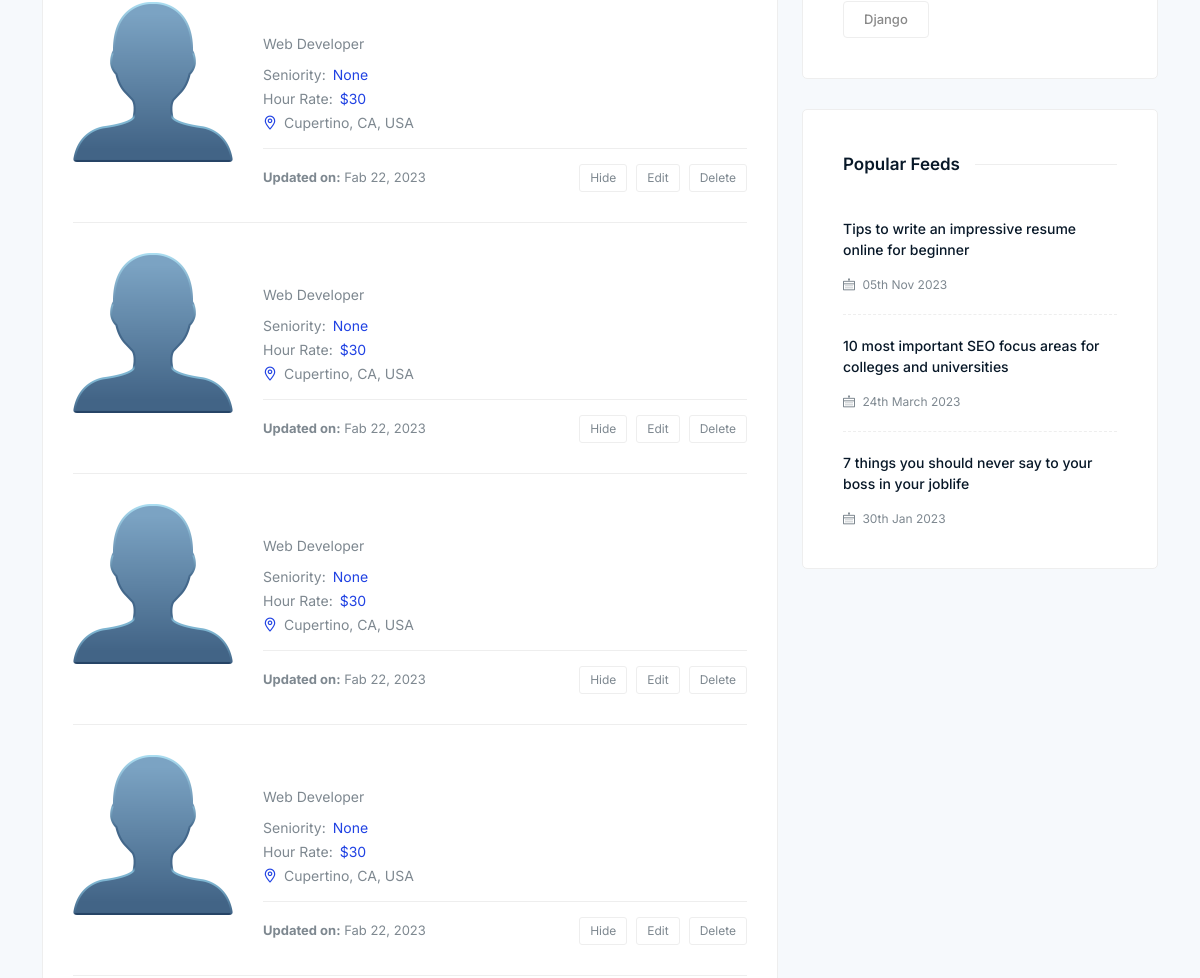
Before: /jobseeker/all/ (middle part) with the older database file.
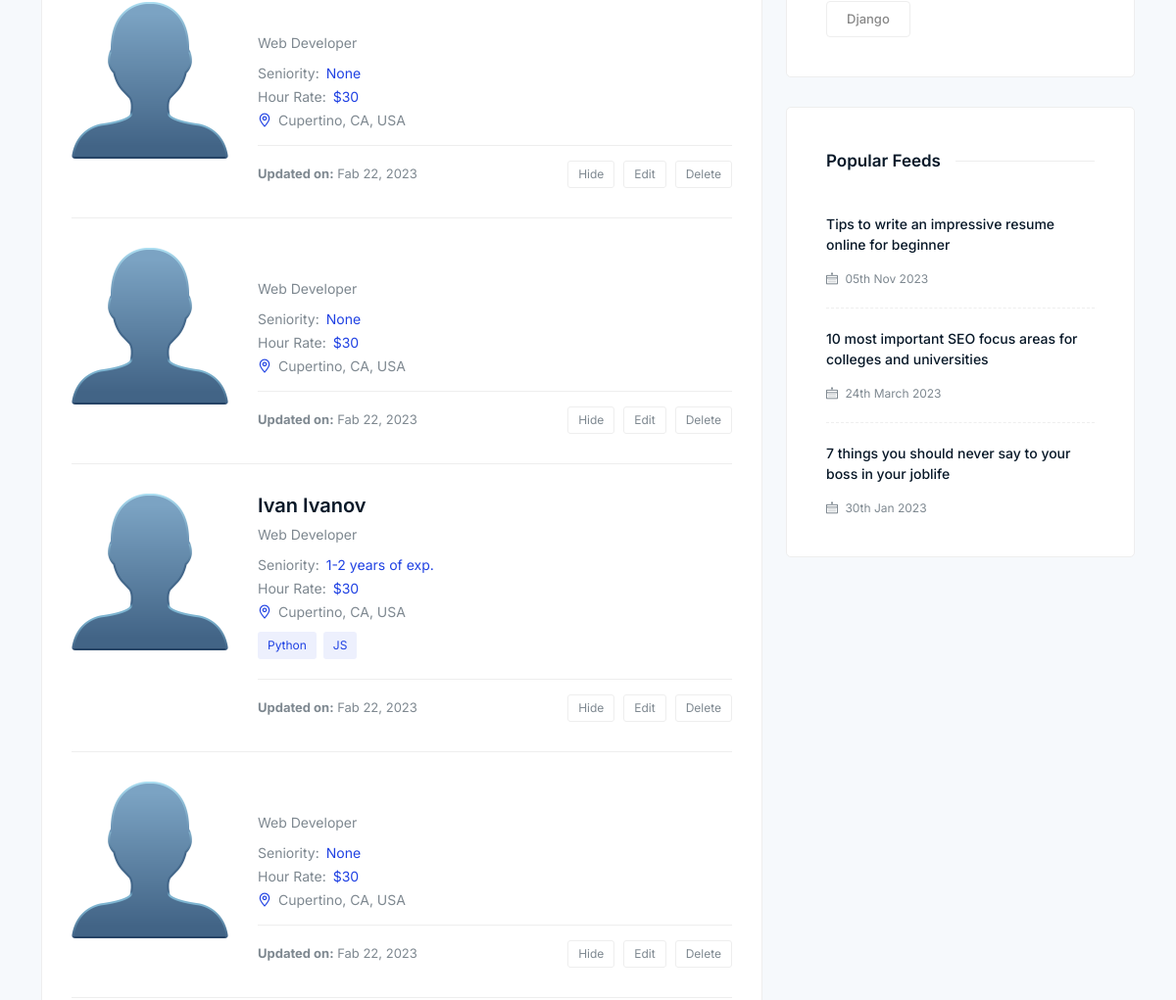
After: the same page with the newer database file.
### jobsPy/jobseekers/models.py (models this page shows, shortened)
class JobSeeker(models.Model):
    user = models.OneToOneField(UserModel, on_delete=models.CASCADE)
    first_name = models.CharField(max_length=50, blank=False, null=False)
    last_name = models.CharField(max_length=50, blank=False, null=False)
    city = models.CharField(max_length=50, blank=False, null=False)
    nationality = models.CharField(max_length=50, blank=False, null=False)
    occupation = models.CharField(max_length=50, blank=False, null=False)
    seniority = models.ForeignKey(Seniority, on_delete=models.SET_NULL, blank=True, null=True)
    website = models.URLField(max_length=70, blank=True, null=True)
    linkedin = models.URLField(blank=False, null=False, max_length=50)
    github = models.URLField(blank=False, null=False, max_length=50)
    about = RichTextField(blank=False, null=False)
    phone_number = models.CharField(max_length=50, blank=True, null=True)
    profile_picture = models.ImageField(
        blank=True, null=True, upload_to='images/profile')
    gender = models.CharField(blank=False, null=False,
                              choices=GENDER_TYPE, max_length=1)
    marital_status = models.CharField(blank=False, null=False, max_length=20, choices=MARITAL_STATUS)
    skills = models.ManyToManyField(Skills, related_name="skills")

### jobsPy/jobs/models.py (models this page shows, shortened)
class Skills(models.Model):
    name = models.CharField(blank=True, null=True, max_length=20)

### jobsPy/main/models.py (models this page shows)
class Seniority(models.Model):
    name = models.CharField(max_length=100)
    def __str__(self):
        return self.name

### jobsPy/jobseekers/views.py (the view)
# urls.py: path("all/", AllEmployees.as_view(), name="all-employees"),
class AllEmployees(ListView):
    model = JobSeeker
    template_name = "job_seekers/all_jobseekers.html"
    paginate_by = 10
    def get_queryset(self):
        queryset = super().get_queryset()
        city = self.request.GET.get('city')
        if city:
            queryset = queryset.filter(city__icontains=city)
        skill_name = self.request.GET.get('skill')
        if skill_name:
            queryset = queryset.filter(skills__name=skill_name)
        return queryset
    def get_context_data(self, **kwargs):
        context = super().get_context_data(**kwargs)
        context['skills'] = Skills.objects.all()
        return context

### templates/job_seekers/all_jobseekers.html (shortened to what the changed rows need)
{% extends 'base.html' %}
{% load static %}
{% block main_content %}
    <div class="manage-resumes section">
        <div class="container">
            <div class="resume-inner">
                <div class="row">
                    <div class="col-lg-8 col-12">
                        <div class="inner-content">
                            {% for jobseeker in object_list %}
                            <div class="resume-item">
                            {% if jobseeker.profile_picture %}
                                <img src="{{ jobseeker.profile_picture.url}}" alt="Candidate">
                                {% else %}
                                       <img src="{% static 'images/clients/default_profile.png' %}" alt="Candidate">
                                {% endif %}
                                <div class="right">
                                    <h3>
                                        <a href="{% url 'jobseeker details' jobseeker.pk %}">{{ jobseeker.first_name}} {{ jobseeker.last_name }}</a>
                                    </h3>
                                    <span class="deg">Web Developer</span>
                                    <ul class="experience">
                                        <li>Seniority: <span>{{ jobseeker.seniority }}</span></li>
                                        <li>Hour Rate: <span>$30</span></li>
                                        <li>
                                            <i class="lni lni-map-marker"></i>
                                            Cupertino, CA, USA
                                        </li>
                                    </ul>
                                    <ul class="skills">
                                        {% for skill in jobseeker.skills.all %}
                                        <li>{{ skill.name }}</li>
                                            {% endfor %}
                                    </ul>
                                    <div class="update-date">
                                        <p class="status">
                                            <strong>Updated on:</strong> Fab 22, 2023
                                        </p>
                                        <div class="action-btn">
                                            <a href="#">Hide</a>
                                            <a href="#">Edit</a>
                                            <a href="#">Delete</a>
                                        </div>
                                    </div>
                                </div>
                            </div>
                            {% endfor %}
                        </div>
                    </div>
                              <aside class="col-lg-4 col-md-12 col-12">
                    <div class="sidebar">
                        <div class="widget popular-tag-widget">
                            <div class="tags">
                                  {% for skill in skills %}
                                    <a href="?skill={{ skill.name}}">{{ skill.name }}</a>
                                  {% endfor %}
                            </div>
                        </div>
                    </div>
                </aside>
                </div>
            </div>
        </div>
    </div>
{% endblock  %}

Changed rows visible on the page:
changed JobSeeker: gains Skills (name "Python"); gains Skills (name "JS"); first_name (not shown) → "Ivan"; last_name (not shown) → "Ivanov"; seniority "None" → "1-2 years of exp."
